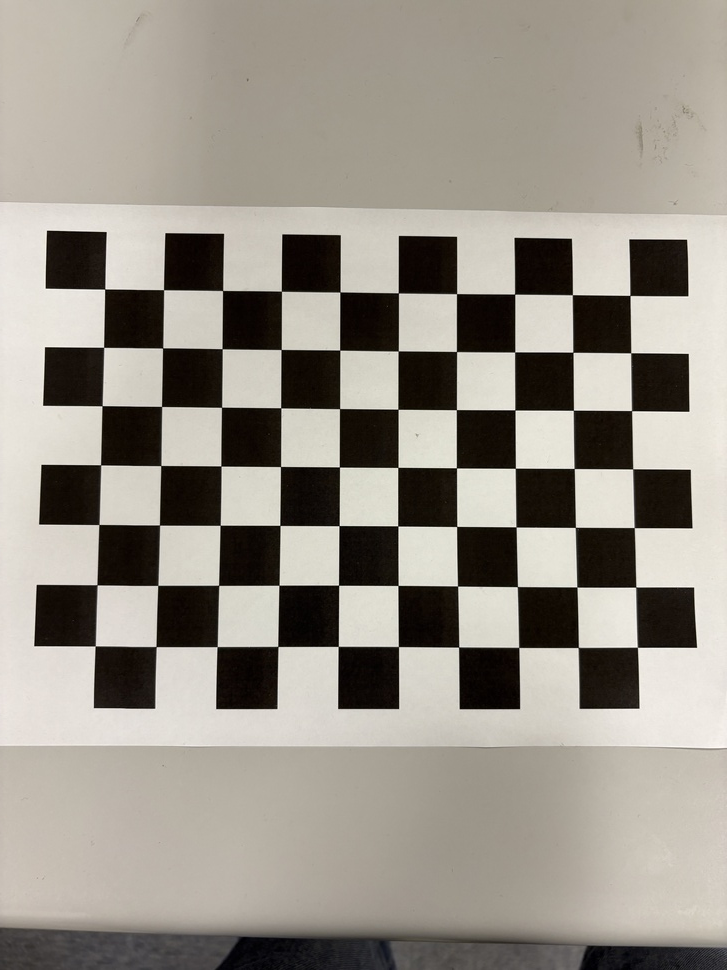
#> input picture calibration_images/IMG_5073.JPG, 727 x 970 px, shrunk from 4284 x 5712 before the run; its folder holds only this picture in this run
$ python calibration.py
#> lines starting #> are read from the running program, lines starting #| are printed output that depends on the picture; after the words box and inside, x2 and y2 are one past the last pixel; in counts of white or black regions, pixels touching at a corner belong together; long printed decimals are rounded
import numpy as np
import cv2 as cv
import glob
import pandas as pd

# file path
file_path = '/Users/tokudataichi/Documents/python_mediapipe/calibration_images/*.JPG'

# termination criteria
criteria = (cv.TERM_CRITERIA_EPS + cv.TERM_CRITERIA_MAX_ITER, 30, 0.001)

# chessboard grid points
cbrow = 7
cbcol = 10
cbsize_mm = 23

# prepare object points, like (0,0,0), (1,0,0), (2,0,0) ....,(7,10,0)
objp = np.zeros((cbrow * cbcol,3), np.float32)
objp[:,:2] = np.mgrid[0:cbcol,0:cbrow].T.reshape(-1,2)

# prepare object mm points, like (0,0,0), (20,0,0), (40,0,0) ....,(6*20,5*20,0)
objp_mm = np.zeros((cbrow * cbcol,3), np.float32)
objp_mm[:,:2] = np.mgrid[0:cbcol,0:cbrow].T.reshape(-1,2)
objp_mm[:,:2] *= cbsize_mm

# Arrays to store object points and image points from all the images.
objpoints = [] # 3d point in real world space
imgpoints = [] # 2d points in image plane.

images = glob.glob(file_path)

for fname in images:
    img = cv.imread(fname)
#> img is the input picture: shape (970, 727, 3); mean B, G, R 137, 146.4, 152
    gray = cv.cvtColor(img,cv.COLOR_BGR2GRAY)

    # Find the chess board corners
    ret, corners = cv.findChessboardCorners(gray,(cbcol,cbrow),None)
#> ret = True; corners = 70 rows, first 8: [104.7, 289], [163.6, 289.7], [222.6, 290.5], [281.5, 291.2], [340, 292], [398.3, 292.9], [456.5, 293.7], [514.6, 294.1]

    # If found, add object points, image points (after refining them)
    if ret == True:
      objpoints.append(objp_mm)
      corners2 = cv.cornerSubPix(gray,corners,(11,11),(-1,-1),criteria)
#> corners2 = 70 rows, first 8: [104.7, 289], [163.5, 289.7], [222.6, 290.5], [281.4, 291.2], [339.9, 292], [398.4, 292.9], [456.6, 293.6], [514.7, 294.1]
      imgpoints.append(corners2)

      # Draw and display the corners
      cv.drawChessboardCorners(img, (cbcol,cbrow), corners2,ret)
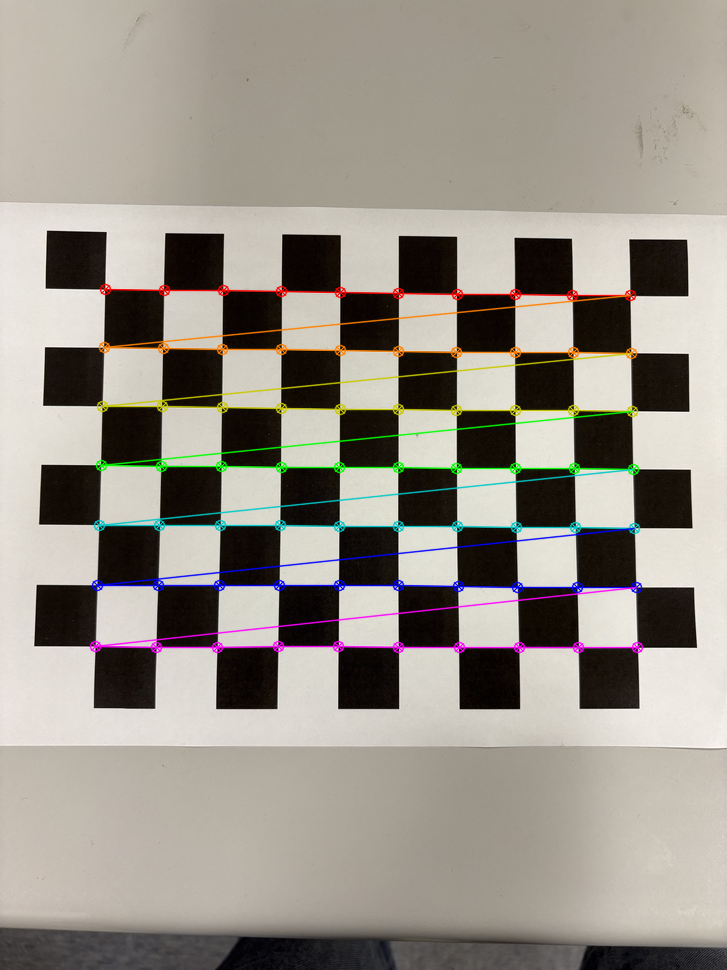
#> img: shape (970, 727, 3); 3.73% of pixels changed, all inside (x1, y1, x2, y2) = (89, 283, 644, 654)
      cv.imshow("img",img)
      cv.waitKey(500)
    else:
      print("見つけられませんでした"+ fname)

cv.destroyAllWindows()

# カメラキャリブレーション
retval,mtx,dist,rvecs,tvecs = cv.calibrateCamera(objpoints,imgpoints,gray.shape[::-1],None,None)
#> retval = 0.281; mtx = [[1101.4, 0, 359.2], [0, 1105.9, 488.9], [0, 0, 1]]; dist = [[0.796, -13.89, -0.00194, 0.00178, 79.08]]; rvecs = ([-0.105, -0.0368, 0.00489],); tvecs = ([-99.53, -77.82, 437.3],)

print("再投影誤差: " , retval)
#| 再投影誤差:  0.2806
print("カメラ行列:", "\n", mtx)
#| カメラ行列:
#|  [[1.10137748e+03 0.00000000e+00 3.59202558e+02]
#|  [0.00000000e+00 1.10589536e+03 4.88897579e+02]
#|  [0.00000000e+00 0.00000000e+00 1.00000000e+00]]
print("歪み係数:", "\n", dist)
#| 歪み係数:
#|  [[ 7.95705466e-01 -1.38933675e+01 -1.93600171e-03  1.78330035e-03
#|    7.90776569e+01]]

rvecs_list = [vec.flatten() for vec in rvecs]
#> rvecs_list = [[-0.105, -0.0368, 0.00489]]
tvecs_list = [vec.flatten() for vec in tvecs]
#> tvecs_list = [[-99.53, -77.82, 437.3]]
df_r = pd.DataFrame(rvecs_list, columns=['X', 'Y', 'Z'])
#> df_r = table of 1 rows and 3 columns
df_t = pd.DataFrame(tvecs_list, columns=['X', 'Y', 'Z'])
#> df_t = table of 1 rows and 3 columns

print("回転ベクトル:")
print(df_r)
#|           X         Y         Z
#| 0 -0.105 -0.03684  0.004894
print("並進ベクトル:")
print(df_t)
#|           X          Y           Z
#| 0 -99.532 -77.815  437.251

for i, fname in enumerate(images):
  img = cv.imread(fname)
  h,  w = img.shape[:2]
  newcameramtx, roi=cv.getOptimalNewCameraMatrix(mtx,dist,(w,h),1,(w,h))
#> newcameramtx = [[1125.1, 0, 360.1], [0, 1234.2, 484.4], [0, 0, 1]]; roi = (179, 223, 360, 529)
  print("新カメラ行列: " , "\n", newcameramtx)
#| 新カメラ行列:
#|  [[1.12512864e+03 0.00000000e+00 3.60096580e+02]
#|  [0.00000000e+00 1.23424054e+03 4.84407203e+02]
#|  [0.00000000e+00 0.00000000e+00 1.00000000e+00]]

  # 歪補正
  dst = cv.undistort(img, mtx, dist, None, newcameramtx)
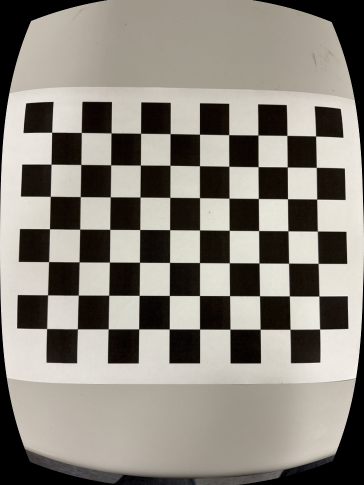
#> dst: shape (970, 727, 3) (shown at 1/2 size); mean B, G, R 124.8, 133.5, 138.5

  # 画像の切り落とし
  x,y,w,h = roi
#> x = 179; y = 223; w = 360; h = 529
  dst = dst[y:y+h, x:x+w]
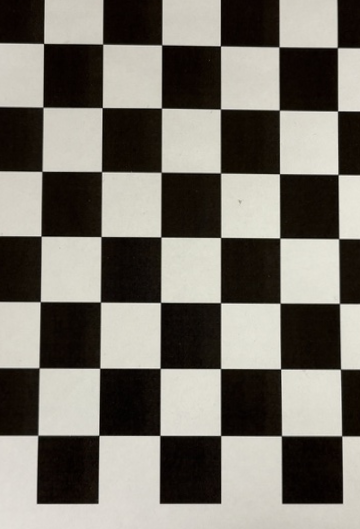
#> dst: shape (529, 360, 3); mean B, G, R 108.3, 116.6, 120.9
  cv.imshow("dst", dst)
  cv.waitKey(0)

$ run again, on calibration_images/IMG_5078.JPG
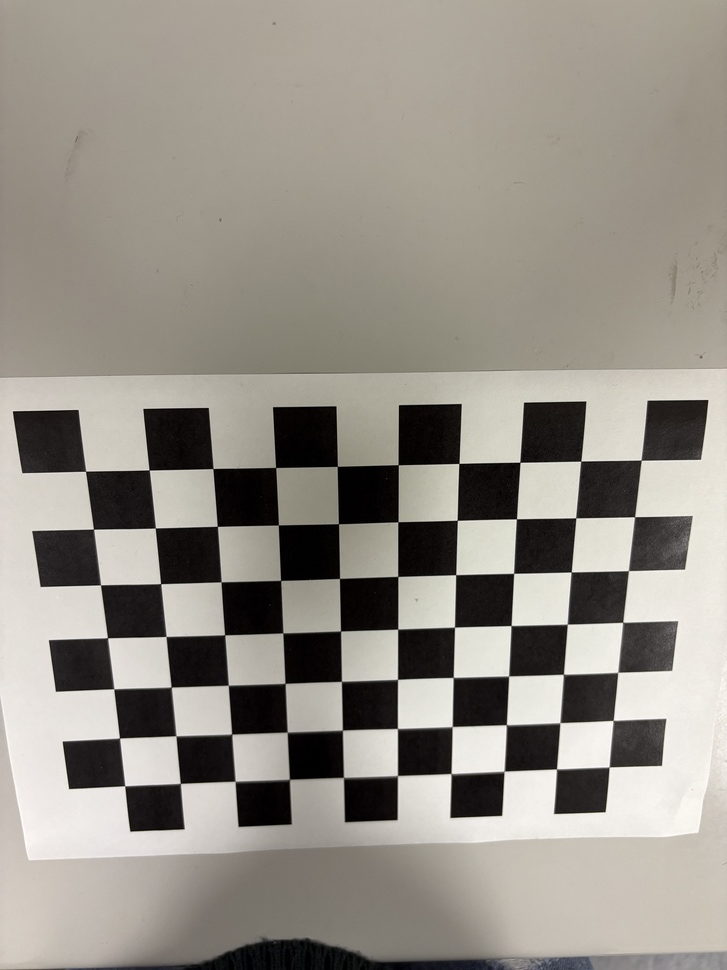
#> input picture calibration_images/IMG_5078.JPG, 727 x 970 px, shrunk from 4284 x 5712 before the run
#> img is the input picture: shape (970, 727, 3); mean B, G, R 135.5, 144, 148.9
#> ret = True; corners = 70 rows, first 8: [85.56, 471.1], [149, 470], [213, 468.6], [275.8, 467.5], [337, 466.2], [398, 465], [459.1, 463.4], [520, 462.1]
#> corners2 = 70 rows, first 8: [85.52, 471.2], [149.2, 470], [212.9, 468.5], [275.6, 467.5], [337.3, 466.4], [398.2, 464.7], [458.9, 463.4], [519.9, 462.3]
#> `cv.drawChessboardCorners(img, (cbcol,cbrow), corners2,ret)`:
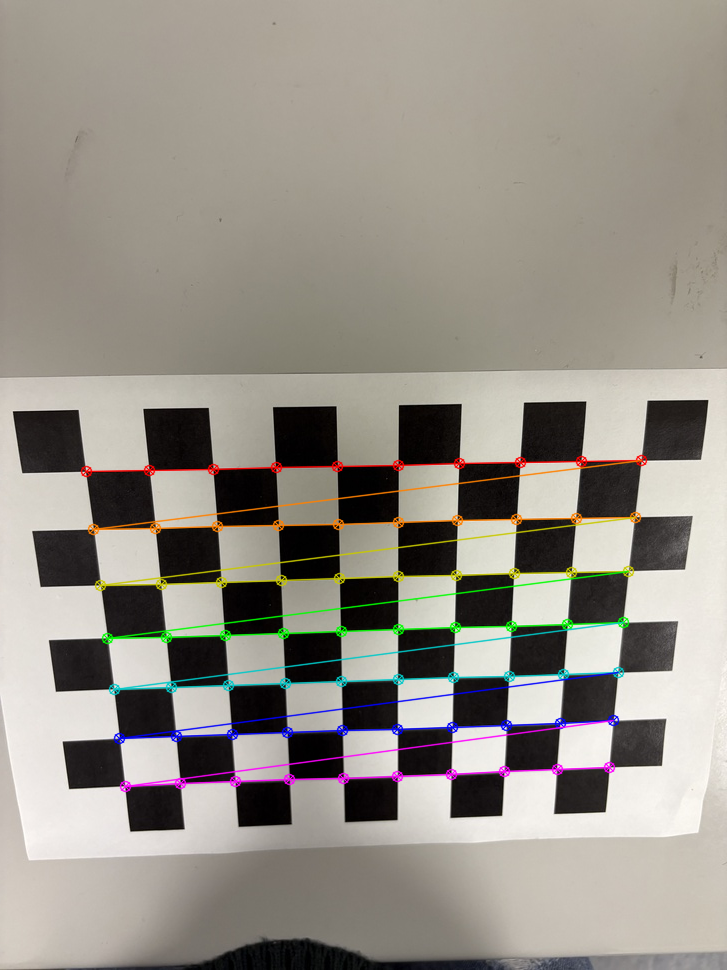
#> img: shape (970, 727, 3); 3.63% of pixels changed, all inside (x1, y1, x2, y2) = (80, 454, 648, 793)
#> retval = 0.52; mtx = [[940.9, 0, 385], [0, 952.6, 524.1], [0, 0, 1]]; dist = [[0.434, -4.97, 0.00197, -0.000515, 17.95]]; rvecs = ([0.382, -0.0572, -0.0131],); tvecs = ([-109.8, -19.46, 350.2],)
#| 再投影誤差:  0.5198
#| カメラ行列:
#|  [[940.880   0.         385.023]
#|  [  0.         952.575 524.126]
#|  [  0.           0.           1.        ]]
#| 歪み係数:
#|  [[ 4.33515213e-01 -4.97142427e+00  1.97451164e-03 -5.15319367e-04
#|    1.79485965e+01]]
#> rvecs_list = [[0.382, -0.0572, -0.0131]]
#> tvecs_list = [[-109.8, -19.46, 350.2]]
#> df_r = table of 1 rows and 3 columns
#|           X         Y         Z
#| 0  0.3823 -0.05715 -0.0131
#|             X          Y           Z
#| 0 -109.822 -19.455  350.229
#> newcameramtx = [[954.2, 0, 384], [0, 1019, 509.8], [0, 0, 1]]; roi = (178, 213, 417, 648)
#| 新カメラ行列:
#|  [[9.54205545e+02 0.00000000e+00 3.83977033e+02]
#|  [0.00000000e+00 1.01904628e+03 5.09796811e+02]
#|  [0.00000000e+00 0.00000000e+00 1.00000000e+00]]
#> `x,y,w,h = roi`: x = 178; y = 213; w = 417; h = 648
#> `dst = dst[y:y+h, x:x+w]`:
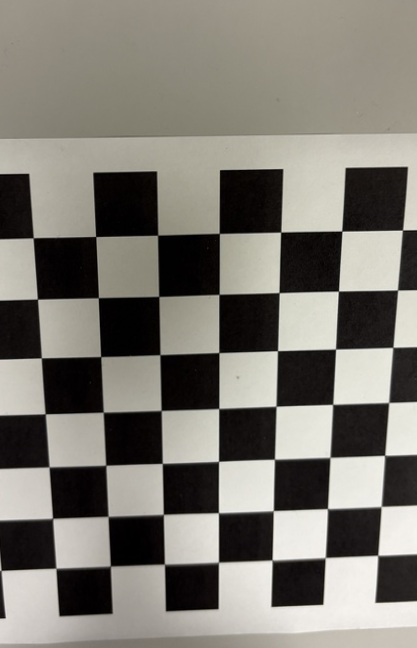
#> dst: shape (648, 417, 3); mean B, G, R 114, 121.5, 124.9

$ run again, on calibration_images/IMG_5079.JPG
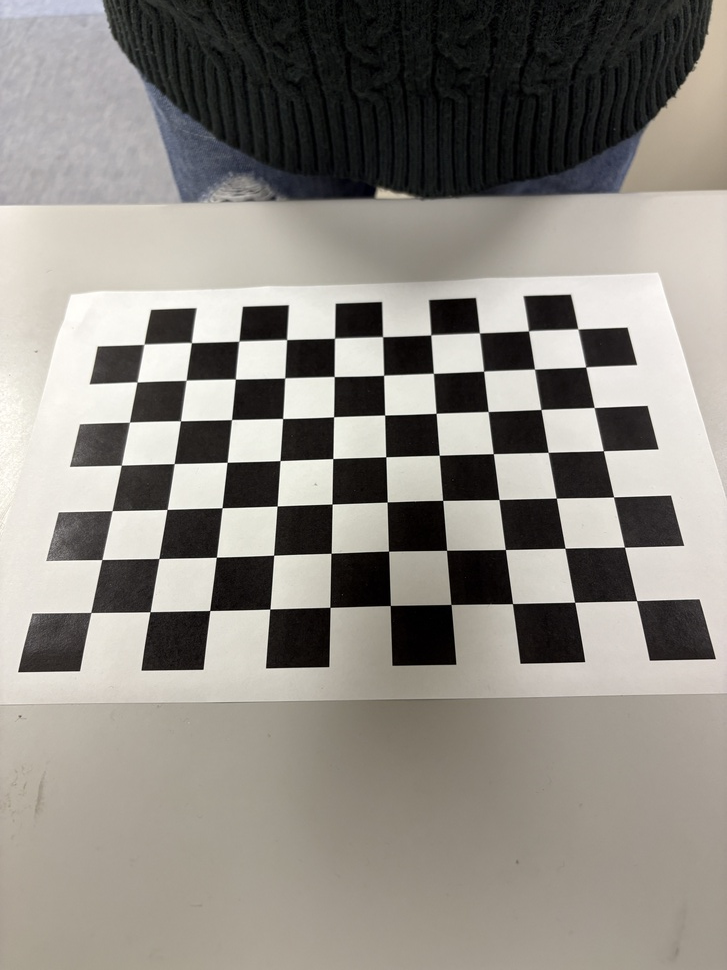
#> input picture calibration_images/IMG_5079.JPG, 727 x 970 px, shrunk from 4284 x 5712 before the run
#> img is the input picture: shape (970, 727, 3); mean B, G, R 130.1, 136.7, 140.9
#> ret = True; corners = 70 rows, first 8: [636.5, 600.6], [574.9, 602.2], [512.5, 603.7], [450.9, 604.3], [390.1, 605.5], [329.9, 607.1], [270, 609], [209.9, 610.4]
#> corners2 = 70 rows, first 8: [636.6, 600.7], [574.6, 602.3], [512.5, 603.6], [451, 604.5], [390.3, 605.5], [329.9, 607.3], [269.8, 609], [209.7, 610.5]
#> `cv.drawChessboardCorners(img, (cbcol,cbrow), corners2,ret)`:
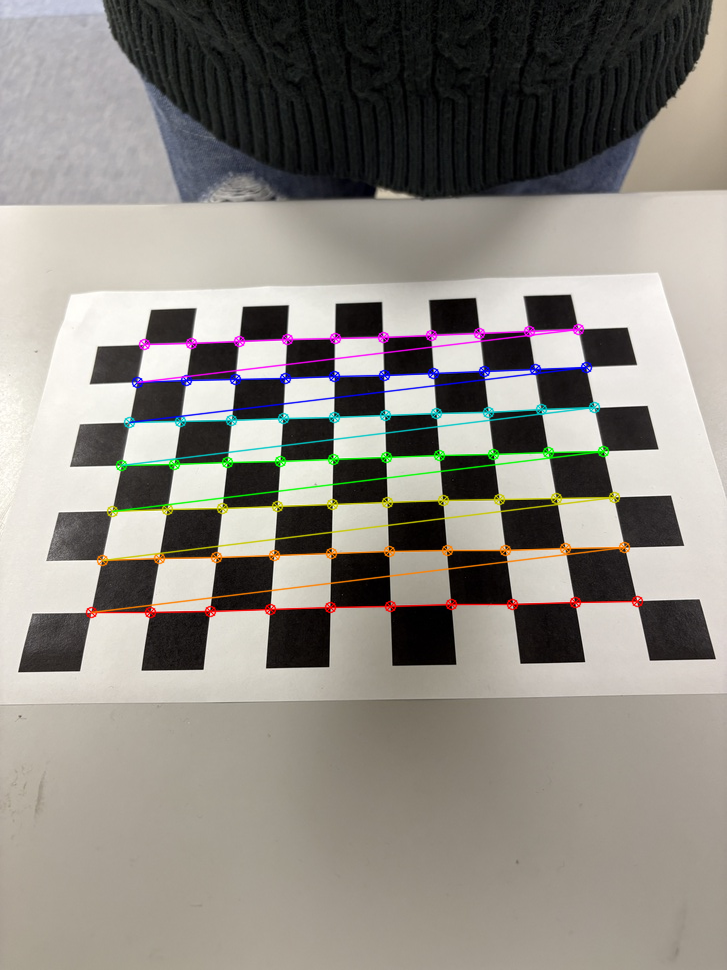
#> img: shape (970, 727, 3); 3.43% of pixels changed, all inside (x1, y1, x2, y2) = (85, 323, 644, 619)
#> retval = 0.583; mtx = [[629.8, 0, 370.9], [0, 598.7, 484.8], [0, 0, 1]]; dist = [[0.356, -2.23, -0.0042, 0.00119, 4.79]]; rvecs = ([0.056, 0.729, 3.03],); tvecs = ([99.28, 46.04, 240.4],)
#| 再投影誤差:  0.5827
#| カメラ行列:
#|  [[629.820   0.         370.949]
#|  [  0.         598.734  484.845]
#|  [  0.           0.           1.        ]]
#| 歪み係数:
#|  [[ 3.56012230e-01 -2.23274501e+00 -4.20307602e-03  1.19240930e-03
#|    4.78545438e+00]]
#> rvecs_list = [[0.056, 0.729, 3.03]]
#> tvecs_list = [[99.28, 46.04, 240.4]]
#> df_r = table of 1 rows and 3 columns
#|           X       Y         Z
#| 0  0.056  0.7294  3.032
#|            X          Y           Z
#| 0  99.276  46.038  240.441
#> newcameramtx = [[653.8, 0, 370.2], [0, 893.4, 484.3], [0, 0, 1]]; roi = (264, 286, 216, 401)
#| 新カメラ行列:
#|  [[653.840   0.         370.169]
#|  [  0.         893.379 484.292]
#|  [  0.           0.           1.        ]]
#> `x,y,w,h = roi`: x = 264; y = 286; w = 216; h = 401
#> `dst = dst[y:y+h, x:x+w]`:
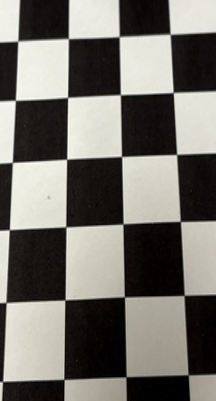
#> dst: shape (401, 216, 3); mean B, G, R 107.5, 113.8, 116.2
